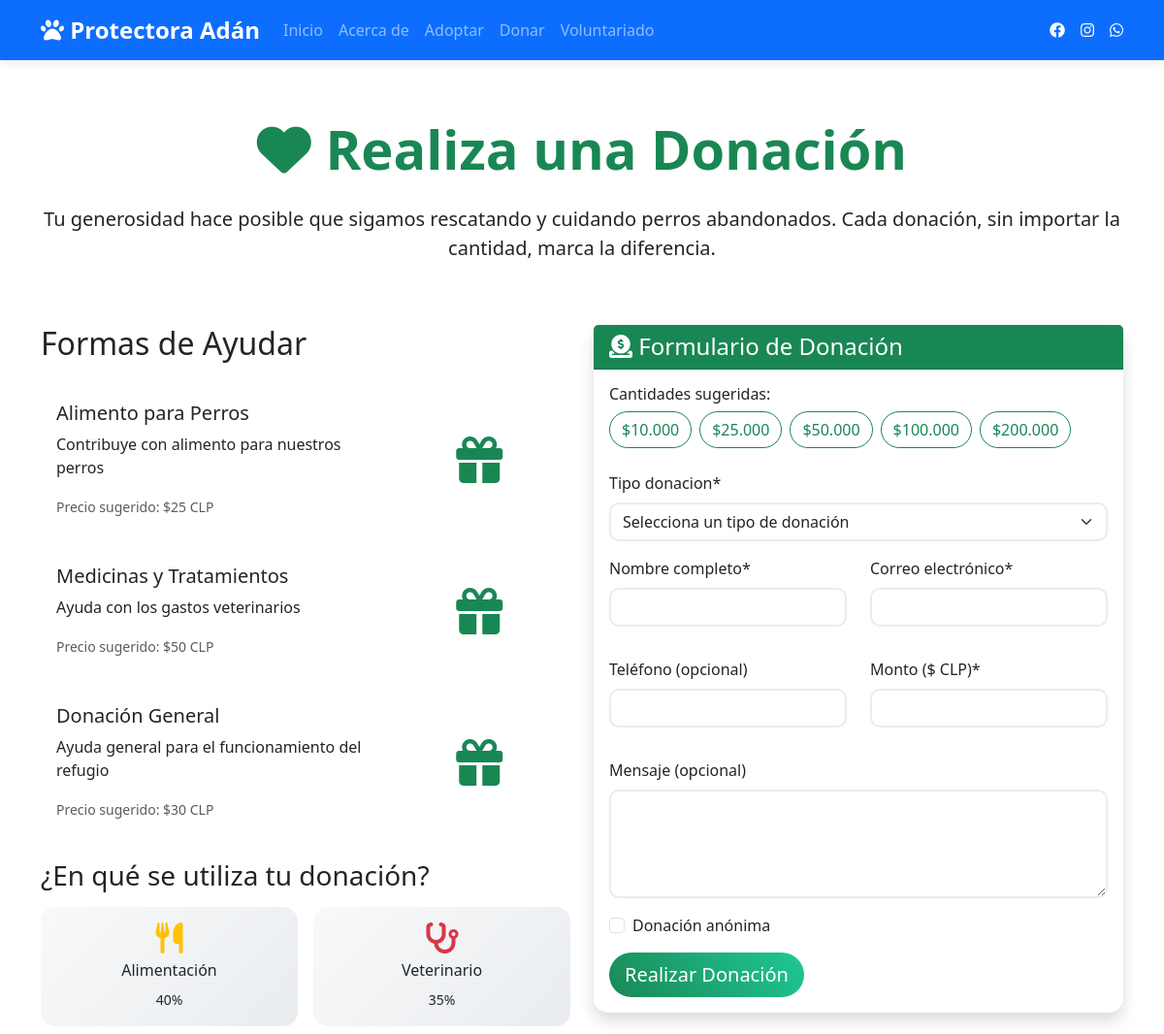
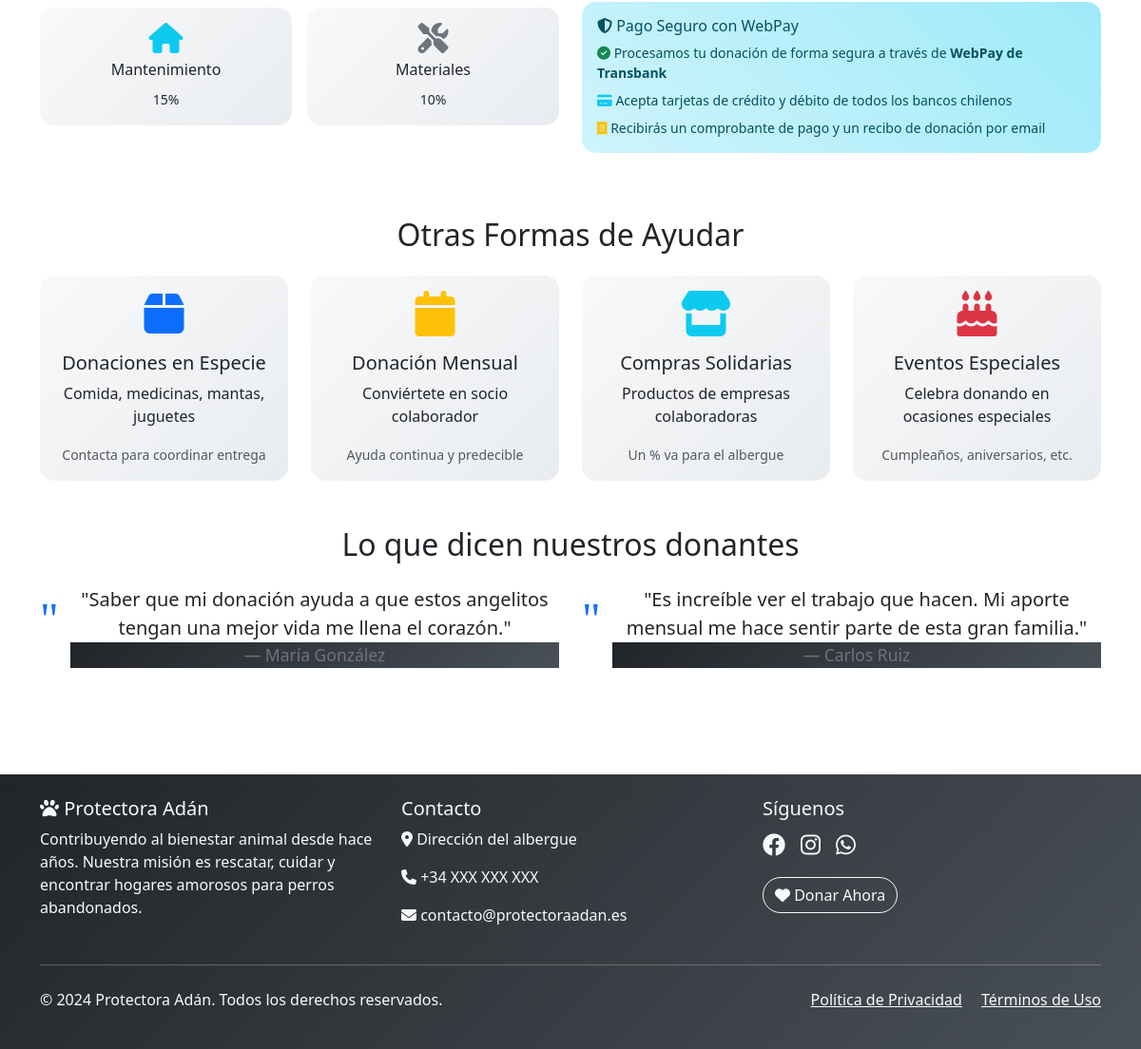
/donaciones/donar/, run on the app's committed database (2 pictures, top to bottom).
### donaciones/models.py (models this page shows)
class TipoDonacion(models.Model):
    nombre = models.CharField(max_length=100)
    descripcion = models.TextField()
    precio_sugerido = models.DecimalField(max_digits=10, decimal_places=2, null=True, blank=True)
    imagen = models.ImageField(upload_to='donaciones/', blank=True, null=True)
    activo = models.BooleanField(default=True)
    def __str__(self):
        return self.nombre
    class Meta:
        verbose_name = "Tipo de donación"
        verbose_name_plural = "Tipos de donaciones"

### donaciones/views.py (the view)
# urls.py: path('donar/', views.donar, name='donar'),
def donar(request):
    tipos_donacion = TipoDonacion.objects.filter(activo=True)
    if request.method == 'POST':
        form = DonacionForm(request.POST)
        if form.is_valid():
            try:
                donacion = form.save(commit=False)
                donacion.estado = 'pendiente'
                donacion.save()
                logger.info(f"Donación creada: ID {donacion.id}, Monto: ${donacion.cantidad}")
                webpay_service = WebPayService()
                result = webpay_service.create_transaction(donacion)
                if result['success']:
                    webpay_url = f"{result['url']}?token_ws={result['token']}"
                    logger.info(f"Redirigiendo a WebPay: {webpay_url}")
                    return redirect(webpay_url)
                else:
                    logger.error(f"Error al crear transacción WebPay: {result.get('error', 'Error desconocido')}")
                    messages.error(
                        request,
                        'Error al procesar el pago. Por favor, inténtalo de nuevo.'
                    )
                    donacion.delete()  # Eliminar donación fallida
            except Exception as e:
                logger.error(f"Error en proceso de donación: {str(e)}")
                messages.error(
                    request,
                    'Ocurrió un error inesperado. Por favor, inténtalo de nuevo.'
                )
        else:
            logger.warning(f"Formulario de donación inválido: {form.errors}")
    else:
        form = DonacionForm()
    context = {
        'form': form,
        'tipos_donacion': tipos_donacion,
    }
    return render(request, 'donaciones/donar.html', context)

### templates/donaciones/donar.html (shortened to what this page needs)
{% extends 'base.html' %}
{% load static %}
{% block content %}
<div class="container py-5">
    <div class="row mb-5">
        <div class="col-12 text-center">
            <h1 class="display-4 fw-bold text-success mb-4">
                <i class="fas fa-heart"></i> Realiza una Donación
            </h1>
            <p class="lead">Tu generosidad hace posible que sigamos rescatando y cuidando perros abandonados. Cada donación, sin importar la cantidad, marca la diferencia.</p>
        </div>
    </div>
    <div class="row">
        <div class="col-lg-6 mb-5">
            <h2 class="mb-4">Formas de Ayudar</h2>
            {% for tipo in tipos_donacion %}
            <div class="card mb-3 border-success">
                <div class="card-body">
                    <div class="row align-items-center">
                        <div class="col-md-8">
                            <h5 class="card-title">{{ tipo.nombre }}</h5>
                            <p class="card-text">{{ tipo.descripcion }}</p>
                            {% if tipo.precio_sugerido %}
                            <small class="text-muted">Precio sugerido: ${{ tipo.precio_sugerido|floatformat:0 }} CLP</small>
                            {% endif %}
                        </div>
                        <div class="col-md-4 text-center">
                            {% if tipo.imagen %}
                            <img src="{{ tipo.imagen.url }}" class="img-fluid rounded" alt="{{ tipo.nombre }}" style="max-height: 80px;">
                            {% else %}
                            <i class="fas fa-gift fa-3x text-success"></i>
                            {% endif %}
                        </div>
                    </div>
                </div>
            </div>
            {% endfor %}
            <div class="mt-4">
                <h3 class="mb-3">¿En qué se utiliza tu donación?</h3>
                <div class="row g-3">
                    <div class="col-6">
                        <div class="card text-center bg-light border-0">
                            <div class="card-body">
                                <i class="fas fa-utensils fa-2x text-warning mb-2"></i>
                                <h6>Alimentación</h6>
                                <small>40%</small>
                            </div>
                        </div>
                    </div>
                    <div class="col-6">
                        <div class="card text-center bg-light border-0">
                            <div class="card-body">
                                <i class="fas fa-stethoscope fa-2x text-danger mb-2"></i>
                                <h6>Veterinario</h6>
                                <small>35%</small>
                            </div>
                        </div>
                    </div>
                    <div class="col-6">
                        <div class="card text-center bg-light border-0">
                            <div class="card-body">
                                <i class="fas fa-home fa-2x text-info mb-2"></i>
                                <h6>Mantenimiento</h6>
                                <small>15%</small>
                            </div>
                        </div>
                    </div>
                    <div class="col-6">
                        <div class="card text-center bg-light border-0">
                            <div class="card-body">
                                <i class="fas fa-tools fa-2x text-secondary mb-2"></i>
                                <h6>Materiales</h6>
                                <small>10%</small>
                            </div>
                        </div>
                    </div>
                </div>
            </div>
        </div>
        <div class="col-lg-6">
            <div class="card shadow">
                <div class="card-header bg-success text-white">
                    <h4 class="mb-0"><i class="fas fa-donate"></i> Formulario de Donación</h4>
                </div>
                <div class="card-body">
                    <div class="mb-4">
                        <h6>Cantidades sugeridas:</h6>
                        <div class="d-flex flex-wrap gap-2">
                            <button type="button" class="btn btn-outline-success donation-amount" data-amount="10000">$10.000</button>
                            <button type="button" class="btn btn-outline-success donation-amount" data-amount="25000">$25.000</button>
                            <button type="button" class="btn btn-outline-success donation-amount" data-amount="50000">$50.000</button>
                            <button type="button" class="btn btn-outline-success donation-amount" data-amount="100000">$100.000</button>
                            <button type="button" class="btn btn-outline-success donation-amount" data-amount="200000">$200.000</button>
                        </div>
                    </div>
                    {% load crispy_forms_tags %}
                    {% crispy form %}
                </div>
            </div>
            <div class="alert alert-info mt-4">
                <h6><i class="fas fa-shield-alt"></i> Pago Seguro con WebPay</h6>
                <p class="mb-2 small">
                    <i class="fas fa-check-circle text-success"></i>
                    Procesamos tu donación de forma segura a través de <strong>WebPay de Transbank</strong>
                </p>
                <p class="mb-2 small">
                    <i class="fas fa-credit-card text-info"></i>
                    Acepta tarjetas de crédito y débito de todos los bancos chilenos
                </p>
                <p class="mb-0 small">
                    <i class="fas fa-receipt text-warning"></i>
                    Recibirás un comprobante de pago y un recibo de donación por email
                </p>
            </div>
        </div>
    </div>
    <div class="row mt-5">
        <div class="col-12">
            <h2 class="text-center mb-4">Otras Formas de Ayudar</h2>
            <div class="row g-4">
                <div class="col-md-3">
                    <div class="card text-center border-0 bg-light h-100">
                        <div class="card-body">
                            <i class="fas fa-box fa-3x text-primary mb-3"></i>
                            <h5>Donaciones en Especie</h5>
                            <p>Comida, medicinas, mantas, juguetes</p>
                            <small class="text-muted">Contacta para coordinar entrega</small>
                        </div>
                    </div>
                </div>
                <div class="col-md-3">
                    <div class="card text-center border-0 bg-light h-100">
                        <div class="card-body">
                            <i class="fas fa-calendar fa-3x text-warning mb-3"></i>
                            <h5>Donación Mensual</h5>
                            <p>Conviértete en socio colaborador</p>
                            <small class="text-muted">Ayuda continua y predecible</small>
                        </div>
                    </div>
                </div>
                <div class="col-md-3">
                    <div class="card text-center border-0 bg-light h-100">
                        <div class="card-body">
                            <i class="fas fa-store fa-3x text-info mb-3"></i>
                            <h5>Compras Solidarias</h5>
                            <p>Productos de empresas colaboradoras</p>
                            <small class="text-muted">Un % va para el albergue</small>
                        </div>
                    </div>
                </div>
                <div class="col-md-3">
                    <div class="card text-center border-0 bg-light h-100">
                        <div class="card-body">
                            <i class="fas fa-birthday-cake fa-3x text-danger mb-3"></i>
                            <h5>Eventos Especiales</h5>
                            <p>Celebra donando en ocasiones especiales</p>
                            <small class="text-muted">Cumpleaños, aniversarios, etc.</small>
                        </div>
                    </div>
                </div>
            </div>
        </div>
    </div>
    <div class="row mt-5">
        <div class="col-12">
            <h2 class="text-center mb-4">Lo que dicen nuestros donantes</h2>
            <div class="row">
                <div class="col-md-6">
                    <blockquote class="blockquote text-center">
                        <p>"Saber que mi donación ayuda a que estos angelitos tengan una mejor vida me llena el corazón."</p>
                        <footer class="blockquote-footer">María González</footer>
                    </blockquote>
                </div>
                <div class="col-md-6">
                    <blockquote class="blockquote text-center">
                        <p>"Es increíble ver el trabajo que hacen. Mi aporte mensual me hace sentir parte de esta gran familia."</p>
                        <footer class="blockquote-footer">Carlos Ruiz</footer>
                    </blockquote>
                </div>
            </div>
        </div>
    </div>
</div>
{% endblock %}

### templates/base.html (shortened to what this page needs)
<!DOCTYPE html>
<html lang="es">
<head>
    <link href="https://cdn.jsdelivr.net/npm/bootstrap@5.3.2/dist/css/bootstrap.min.css" rel="stylesheet">
    <link rel="stylesheet" href="https://cdnjs.cloudflare.com/ajax/libs/font-awesome/6.4.0/css/all.min.css">
    {% load static %}
    <link rel="stylesheet" href="{% static 'css/style.css' %}">
</head>
<body>
    <nav class="navbar navbar-expand-lg navbar-dark bg-primary fixed-top">
        <div class="container">
            <a class="navbar-brand" href="{% url 'core:home' %}">
                <i class="fas fa-paw"></i> Protectora Adán
            </a>
            <div class="collapse navbar-collapse" id="navbarNav">
                <ul class="navbar-nav me-auto">
                    <li class="nav-item">
                        <a class="nav-link" href="{% url 'core:home' %}">Inicio</a>
                    </li>
                    <li class="nav-item">
                        <a class="nav-link" href="{% url 'core:about' %}">Acerca de</a>
                    </li>
                    <li class="nav-item">
                        <a class="nav-link" href="{% url 'adopciones:lista_perros' %}">Adoptar</a>
                    </li>
                    <li class="nav-item">
                        <a class="nav-link" href="{% url 'donaciones:donar' %}">Donar</a>
                    </li>
                    <li class="nav-item">
                        <a class="nav-link" href="{% url 'core:voluntariado' %}">Voluntariado</a>
                    </li>
                </ul>
                <div class="d-flex">
                    <a href="#" class="text-light me-3"><i class="fab fa-facebook"></i></a>
                    <a href="#" class="text-light me-3"><i class="fab fa-instagram"></i></a>
                    <a href="#" class="text-light"><i class="fab fa-whatsapp"></i></a>
                </div>
            </div>
        </div>
    </nav>
    <main class="mt-5 pt-4">
        {% block content %}
        {% endblock %}
    </main>
    <footer class="bg-dark text-light mt-5">
        <div class="container py-4">
            <div class="row">
                <div class="col-md-4">
                    <h5><i class="fas fa-paw"></i> Protectora Adán</h5>
                    <p>Contribuyendo al bienestar animal desde hace años. Nuestra misión es rescatar, cuidar y encontrar hogares amorosos para perros abandonados.</p>
                </div>
                <div class="col-md-4">
                    <h5>Contacto</h5>
                    <p><i class="fas fa-map-marker-alt"></i> Dirección del albergue</p>
                    <p><i class="fas fa-phone"></i> +34 XXX XXX XXX</p>
                    <p><i class="fas fa-envelope"></i> contacto@protectoraadan.es</p>
                </div>
                <div class="col-md-4">
                    <h5>Síguenos</h5>
                    <div class="d-flex">
                        <a href="#" class="text-light me-3 fs-4"><i class="fab fa-facebook"></i></a>
                        <a href="#" class="text-light me-3 fs-4"><i class="fab fa-instagram"></i></a>
                        <a href="#" class="text-light fs-4"><i class="fab fa-whatsapp"></i></a>
                    </div>
                    <div class="mt-3">
                        <a href="{% url 'donaciones:donar' %}" class="btn btn-outline-light">
                            <i class="fas fa-heart"></i> Donar Ahora
                        </a>
                    </div>
                </div>
            </div>
            <hr class="my-4">
            <div class="row">
                <div class="col-md-6">
                    <p>&copy; 2024 Protectora Adán. Todos los derechos reservados.</p>
                </div>
                <div class="col-md-6 text-md-end">
                    <a href="#" class="text-light me-3">Política de Privacidad</a>
                    <a href="#" class="text-light">Términos de Uso</a>
                </div>
            </div>
        </div>
    </footer>
</body>
</html>

### data on the page
TipoDonacion: nombre "Alimento para Perros", descripcion "Contribuye con alimento para nuestros perros", precio_sugerido "25"
TipoDonacion: nombre "Medicinas y Tratamientos", descripcion "Ayuda con los gastos veterinarios", precio_sugerido "50"
TipoDonacion: nombre "Donación General", descripcion "Ayuda general para el funcionamiento del refugio", precio_sugerido "30"
